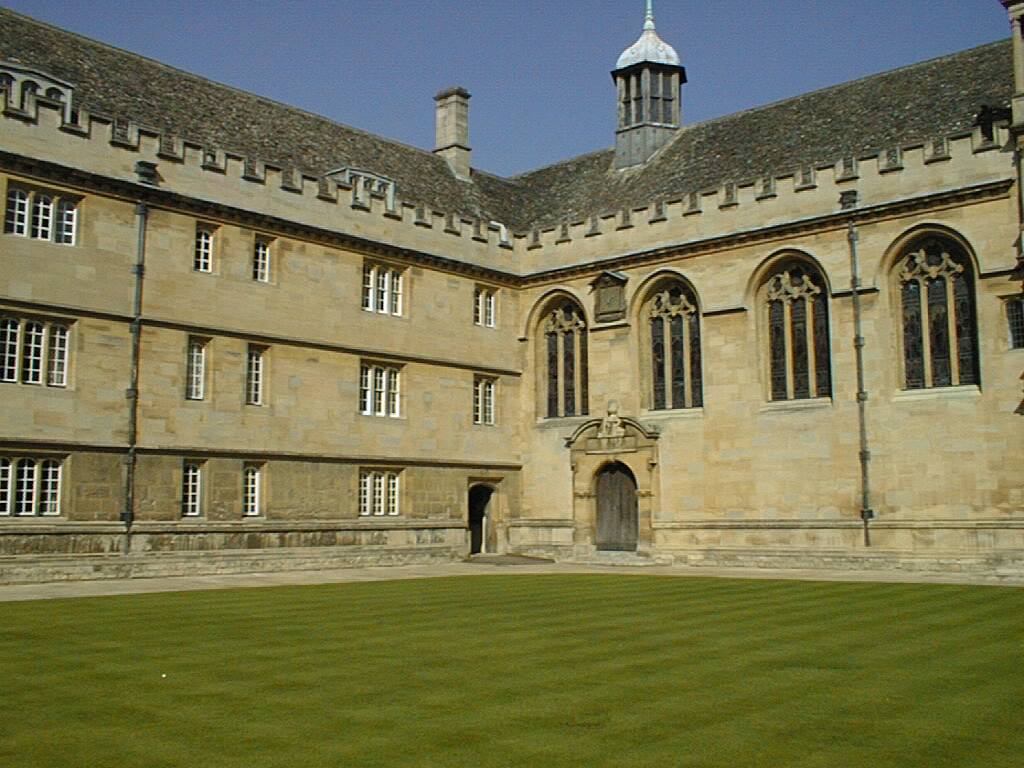
#> input picture A8-Triangulation/left.jpg, 1024 x 768 px
$ jupyter execute MV_A8.ipynb   (shell and % lines are left out)
#> lines starting #> are read from the running program, lines starting #| are printed output that depends on the picture
# Machine Vision<br>Assignment 8 - Triangulation

## Personal details

* **Name(s):** `Hao Ban.`
* **Student ID(s):** `2591928.`

## 1. Introduction

In this assignment we will use a pair of stereo images to triangulate points in 3D. Let us first display the test images and 2D point correspondences. We also load 3D points mainly for testing purposes. The data is from __http://www.robots.ox.ac.uk/~vgg/data/data-mview.html__.

[cell 1]
import cv2
import numpy as np
import matplotlib.pyplot as plt
from mpl_toolkits.mplot3d import Axes3D

# Load image pair and convert to RGB
left = cv2.imread('left.jpg')
#> left is the input picture: shape (768, 1024, 3); mean B, G, R 83.1, 116.5, 117.6
right = cv2.imread('right.jpg')
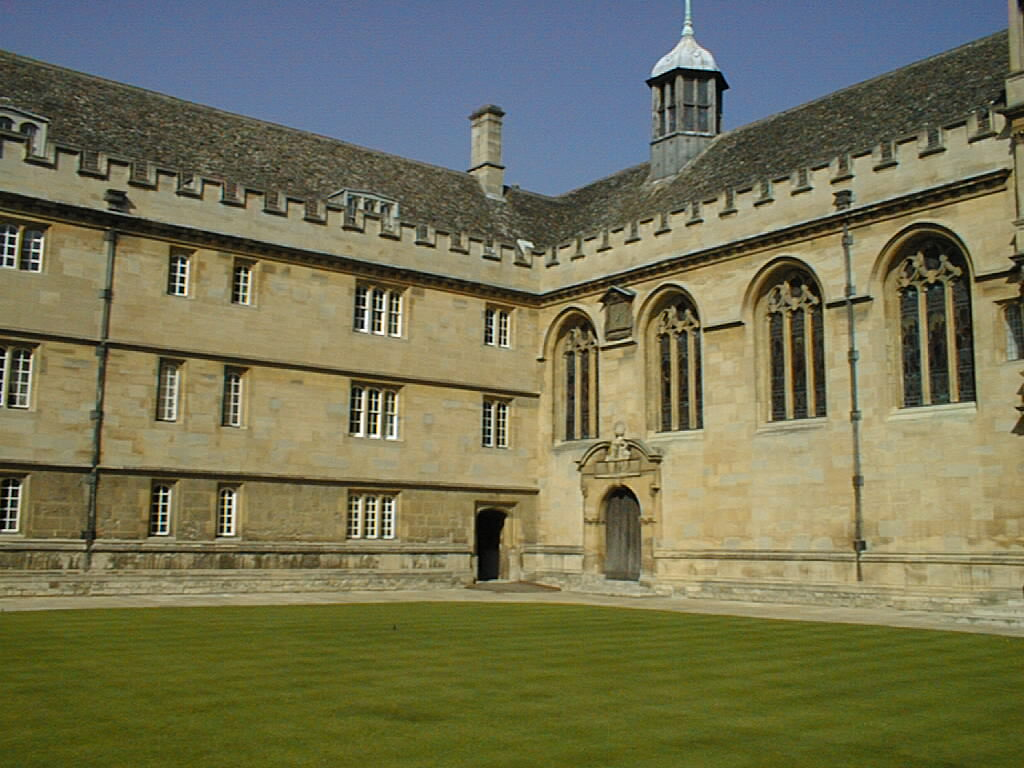
#> input picture A8-Triangulation/right.jpg, 1024 x 768 px
#> right is the input picture: shape (768, 1024, 3); mean B, G, R 84.1, 114.6, 115.8
left = cv2.cvtColor(left,cv2.COLOR_BGR2RGB)
right = cv2.cvtColor(right,cv2.COLOR_BGR2RGB)

# Load 2D points (2xN matrices)
pts1 = np.load('pts1.npy')
#> (reads A8-Triangulation/pts1.npy from the repository)
pts2 = np.load('pts2.npy')
#> (reads A8-Triangulation/pts2.npy from the repository)

# Load 3D points (3xN matrix)
pts3D = np.load('pts3D.npy')
#> (reads A8-Triangulation/pts3D.npy from the repository)

# Display 2D point correspondences
plt.figure(figsize=(14,8))
plt.subplot(121)
plt.imshow(left)
plt.plot(pts1[0,:],pts1[1,:], '.r')
plt.title('Left image')
plt.axis('off')
plt.subplot(122)
plt.imshow(right)
plt.plot(pts2[0,:],pts2[1,:], '.r')
plt.title('Right image')
plt.axis('off')
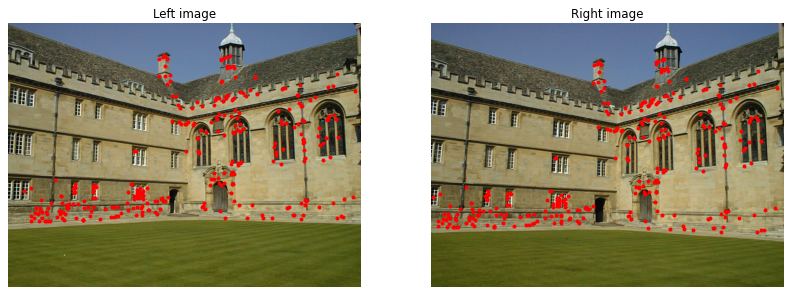
#> figure drawn by matplotlib, 2 panels

The camera projection matrices $\mathbf{C}$ and $\mathbf{C}'$ are also provided for both views.

[cell 2]
# Load 3x4 camera projection matrices
C1 = np.load('C1.npy')
#> (reads A8-Triangulation/C1.npy from the repository)
C2 = np.load('C2.npy')

## 2. From 3D points to 2D points

With the camera matrix $\mathbf{C} = \mathbf{K}[\mathbf{R} | \mathbf{t}]$ we can project 3D points to the 2D points on the image plane:

$$
s \begin{pmatrix}u \\ v \\ 1 \end{pmatrix} = \mathbf{C} \begin{pmatrix} X \\ Y \\ Z \\ 1 \end{pmatrix} \qquad \qquad (1)
$$

Note that we are using homogeneous coordinates.

**2.1. Project 3D points** $\quad$ <font color=red>(0.50 points)</font>

Complete the function `projectPts()` by following the instructions below. The function should project 3D points `pts3D` to 2D image points. The result should look like the previous figure.

[cell 3]
# INPUT
# pts3D : 3D points (X,Y,Z) (3xN matrix)
# C     : Camera projection matrix (3x4 matrix)
#
# OUTPUT
# pts2D : 2D points (x,y) (2xN matrix)
#
def projectPts(pts3D,C):

    N = pts3D.shape[1] # Number of points

    # ---------- YOUR CODE STARTS HERE -----------

    # This line can be removed
    pts2D = np.zeros((2,N), dtype=np.float_)

    # 1. Convert 3D points from Euclidean to
    #    homogeneous coordinates (4xN matrix)
    newarray = np.append(pts3D,np.ones((1,N), dtype=np.float_))
    hom3D = newarray.reshape(pts3D.shape[0]+1,N)

    # 2. Project points using Equation 1
    projectpoints = np.matmul(C,hom3D)
    for i in range(N):
        projectpoints[0,i] = np.divide(projectpoints[0,i],projectpoints[2,i])
        projectpoints[1,i] = np.divide(projectpoints[1,i],projectpoints[2,i])
        projectpoints[2,i] = 1

    # 3. Covert 2D points from homogeneous to
    #    Euclidean coordinates (2xN matrix)
    hom2D = np.append(projectpoints[0,:],projectpoints[1,:])
    pts2D = hom2D.reshape(2,N)

    # ----------- YOUR CODE ENDS HERE ------------

    return pts2D


# Project 3D points and visualize the result
points1 = projectPts(pts3D,C1)
points2 = projectPts(pts3D,C2)

plt.figure(figsize=(14,8))
plt.subplot(121)
plt.imshow(left)
plt.plot(points1[0,:],points1[1,:], '.r')
plt.title('Left image')
plt.axis('off')
plt.subplot(122)
plt.imshow(right)
plt.plot(points2[0,:],points2[1,:], '.r')
plt.title('Right image')
plt.axis('off')

## 3. From 2D points to 3D points

The lecture notes describe a linear method to triangulate a point observed in two cameras (slide 196).
Given a point $\mathbf{X} = (X,Y,Z)^{\top}$ the projection equations are:

$$
\begin{pmatrix}
s u \\
s v \\
s \end{pmatrix} =
\begin{pmatrix}
c_{11} & c_{12} & c_{13} & c_{14} \\
c_{21} & c_{22} & c_{23} & c_{24} \\
c_{31} & c_{32} & c_{33} & c_{34} \end{pmatrix}
\begin{pmatrix}
X \\
Y \\
Z \\
1 \end{pmatrix}
$$

$$
\begin{pmatrix}
t u' \\
t v' \\
t \end{pmatrix} =
\begin{pmatrix}
c_{11}' & c_{12}' & c_{13}' & c_{14}' \\
c_{21}' & c_{22}' & c_{23}' & c_{24}' \\
c_{31}' & c_{32}' & c_{33}' & c_{34}' \end{pmatrix}
\begin{pmatrix}
X \\
Y \\
Z \\
1 \end{pmatrix}
$$

Here we have used the same notation as in the exercises. Eliminating $s$ and $t$ we obtain the system of equations:

$$
(c_{31} u - c_{11}) X + (c_{32} u - c_{12}) Y + (c_{33} u - c_{13}) Z = c_{14} - c_{34} u \\
(c_{31} v - c_{21}) X + (c_{32} v - c_{22}) Y + (c_{33} v - c_{23}) Z = c_{24} - c_{34} v \\
(c_{31}' u' - c_{11}') X + (c_{32}' u' - c_{12}') Y + (c_{33}' u' - c_{13}') Z = c_{14}' - c_{34}' u' \\
(c_{31}' v' - c_{21}') X + (c_{32}' v' - c_{22}') Y + (c_{33}' v' - c_{23}') Z = c_{24}' - c_{34}' v'
$$

which can be expressed in a linear system of the form: $\mathbf{Ax} = \mathbf{b}$ and solved using the least squares method. *See the Exercise 8 (Q2)*. <br>Notice also that equations are different from the ones presented in the lecture slides.

**3.1. Triangulate** $\quad$ <font color=red>(1.50 points)</font>

Complete the function `triangulatePts()`. Estimate 3D points given 2D points `pts1` and `pts2` and projection matrices `C1` and `C2`. For each point, form a linear system $\mathbf{Ax} = \mathbf{b}$, where $\mathbf{A}$ is a $4 \times 3$ matrix and $\mathbf{b}$ is a $4 \times 1$ vector. The least-squares solution can be obtained by $\hat{\mathbf{x}} = (\mathbf{A}^{\top} \mathbf{A})^{-1} \mathbf{A}^{\top} \mathbf{b}$, where $\hat{\mathbf{x}}$ contains the coordinates of the 3D point $(X,Y,Z)$. Once you have completed the function, execute the following code cell. The implementation is correct if the estimated 3D points `points3D` overlap with given 3D points `pts3D`.

[cell 4]
# INPUT
# pts1 : 2D points from the first image (2xN matrix)
# pts2 : 2D points from the second image (2xN matrix)
# C1   : Camera matrix for the first image (3x4 matrix)
# C2   : Camera matrix for the second image (3x4 matrix)
#
# OUTPUT
# pts3D : Triangulated 3D points (X,Y,Z) (3xN matrix)
#
from numpy.linalg import inv
def triangulatePts(pts1,pts2,C1,C2):

    N = pts1.shape[1] # Number of points
    pts3D = np.zeros((3,N),dtype=np.float_)

    # ---------- YOUR CODE STARTS HERE -----------

    # 1. For each point i, form A and b

    A = np.zeros((4,3),dtype=np.float_)

    b = np.zeros((4,1),dtype=np.float_)


    for i in range(N):

        A[0,0]=C1[2][0]*pts1[0,i]-C1[0][0]
        A[0,1]=C1[2][1]*pts1[0,i]-C1[0][1]
        A[0,2]=C1[2][2]*pts1[0,i]-C1[0][2]


        A[1,0]=C1[2][0] * pts1[1,i]-C1[1][0]
        A[1,1]=C1[2][1] * pts1[1,i]-C1[1][1]
        A[1,2]=C1[2][2] * pts1[1,i]-C1[1][2]

        A[2,0]=C2[2][0]*pts2[0,i]-C2[0][0]
        A[2,1]=C2[2][1]*pts2[0,i]-C2[0][1]
        A[2,2]=C2[2][2]*pts2[0,i]-C2[0][2]

        A[3,0]=C2[2][0] * pts2[1,i]-C2[1][0]
        A[3,1]=C2[2][1] * pts2[1,i]-C2[1][1]
        A[3,2]=C2[2][2] * pts2[1,i]-C2[1][2]

        b[0,0]=C1[0][3]-C1[2][3]*pts1[0,i]
        b[1,0]=C1[1][3]-C1[2][3]*pts1[1,i]
        b[2,0]=C2[0][3]-C2[2][3]*pts2[0,i]
        b[3,0]=C2[1][3]-C2[2][3]*pts2[1,i]

        # 2. Find solution to linear system Ax=b

        points = np.zeros((3,1),dtype=np.float_)
        points = np.matmul( np.matmul(inv(np.matmul(np.transpose(A) , A )), np.transpose(A)), b)

        # 3. Save triangulated point to pts3D[i,:]
        pts3D[0,i]=points[0]
        pts3D[1,i]=points[1]
        pts3D[2,i]=points[2]


    # ----------- YOUR CODE ENDS HERE ------------

    return pts3D


# Triangulate points and compare to given 3D points
points3D = triangulatePts(pts1,pts2,C1,C2)

fig = plt.figure(figsize=(12,12))
ax = fig.add_subplot(111, projection='3d')
ax.scatter(-pts3D[1,:],pts3D[2,:],-pts3D[0,:],
           color='blue', label='Given 3D points')
ax.scatter(-points3D[1,:],points3D[2,:],-points3D[0,:],
           color='red', label='Estimated 3D points')
ax.set_xlabel('Y')
ax.set_ylabel('Z')
ax.set_zlabel('X')
ax.set_title('Comparison of 3D points')
ax.legend()
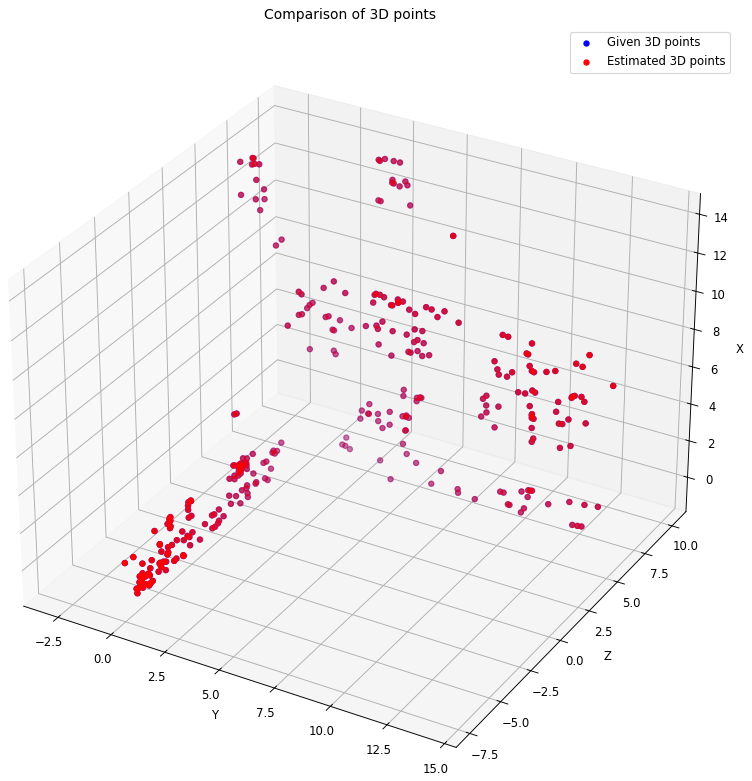
#> figure drawn by matplotlib, 1 panel
